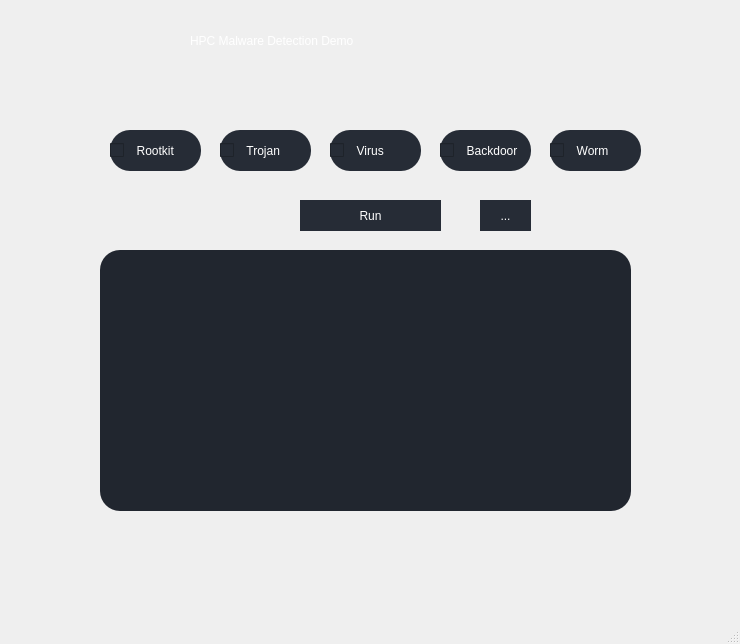
<?xml version="1.0" encoding="UTF-8"?>
<ui version="4.0">
 <class>MainWindow</class>
 <widget class="QMainWindow" name="MainWindow">
  <property name="geometry">
   <rect>
    <x>0</x>
    <y>0</y>
    <width>740</width>
    <height>644</height>
   </rect>
  </property>
  <property name="windowTitle">
   <string>MainWindow</string>
  </property>
  <widget class="QWidget" name="centralwidget">
   <property name="styleSheet">
    <string notr="true">QWidget#centralwidget{background-image: url(:/newPrefix/5_cyber_trends_landing_page.jpg);}


</string>
   </property>
   <widget class="QPushButton" name="button1">
    <property name="geometry">
     <rect>
      <x>300</x>
      <y>200</y>
      <width>141</width>
      <height>31</height>
     </rect>
    </property>
    <property name="styleSheet">
     <string notr="true">border-radius:20px;
font: 12pt &quot;MS Shell Dlg 2&quot;;
color:white;
background-color: rgb(38, 44, 54);</string>
    </property>
    <property name="text">
     <string>Run</string>
    </property>
   </widget>
   <widget class="QCheckBox" name="checkBoxBackdoor">
    <property name="geometry">
     <rect>
      <x>440</x>
      <y>130</y>
      <width>91</width>
      <height>41</height>
     </rect>
    </property>
    <property name="font">
     <font>
      <weight>50</weight>
      <bold>false</bold>
     </font>
    </property>
    <property name="autoFillBackground">
     <bool>false</bool>
    </property>
    <property name="styleSheet">
     <string notr="true">color:white;
border-radius:20px;
background-color: rgb(38, 44, 54);</string>
    </property>
    <property name="text">
     <string>  Backdoor</string>
    </property>
   </widget>
   <widget class="QCheckBox" name="checkBoxTrojan">
    <property name="geometry">
     <rect>
      <x>220</x>
      <y>130</y>
      <width>91</width>
      <height>41</height>
     </rect>
    </property>
    <property name="styleSheet">
     <string notr="true">color:white;
border-radius:20px;
background-color: rgb(38, 44, 54);</string>
    </property>
    <property name="text">
     <string>  Trojan</string>
    </property>
   </widget>
   <widget class="QCheckBox" name="checkBoxVirus">
    <property name="geometry">
     <rect>
      <x>330</x>
      <y>130</y>
      <width>91</width>
      <height>41</height>
     </rect>
    </property>
    <property name="styleSheet">
     <string notr="true">color:white;
border-radius:20px;
background-color: rgb(38, 44, 54);</string>
    </property>
    <property name="text">
     <string>  Virus</string>
    </property>
   </widget>
   <widget class="QCheckBox" name="checkBoxWorm">
    <property name="geometry">
     <rect>
      <x>550</x>
      <y>130</y>
      <width>91</width>
      <height>41</height>
     </rect>
    </property>
    <property name="styleSheet">
     <string notr="true">color:white;
border-radius:20px;
background-color: rgb(38, 44, 54);
text-align:right;
 </string>
    </property>
    <property name="text">
     <string>  Worm</string>
    </property>
   </widget>
   <widget class="QCheckBox" name="checkBoxRootkit">
    <property name="geometry">
     <rect>
      <x>110</x>
      <y>130</y>
      <width>91</width>
      <height>41</height>
     </rect>
    </property>
    <property name="styleSheet">
     <string notr="true">border-radius:20px;
color:white;
background-color: rgb(38, 44, 54);</string>
    </property>
    <property name="text">
     <string>  Rootkit</string>
    </property>
   </widget>
   <widget class="QTextEdit" name="textEdit">
    <property name="geometry">
     <rect>
      <x>100</x>
      <y>250</y>
      <width>531</width>
      <height>261</height>
     </rect>
    </property>
    <property name="styleSheet">
     <string notr="true">background-color: rgb(38, 44, 54);
background-color: rgb(33, 38, 47);
color:rgb(255, 255, 255);
border-radius:20px;</string>
    </property>
   </widget>
   <widget class="QLabel" name="label">
    <property name="geometry">
     <rect>
      <x>190</x>
      <y>20</y>
      <width>411</width>
      <height>41</height>
     </rect>
    </property>
    <property name="styleSheet">
     <string notr="true">color:white;
font: 18pt &quot;MS Shell Dlg 2&quot;;
</string>
    </property>
    <property name="text">
     <string>HPC Malware Detection Demo</string>
    </property>
   </widget>
   <widget class="QToolButton" name="button2">
    <property name="geometry">
     <rect>
      <x>480</x>
      <y>200</y>
      <width>51</width>
      <height>31</height>
     </rect>
    </property>
    <property name="styleSheet">
     <string notr="true">color:white;
background-color: rgb(38, 44, 54);
border-radius:20px;</string>
    </property>
    <property name="text">
     <string>...</string>
    </property>
   </widget>
  </widget>
  <widget class="QMenuBar" name="menubar">
   <property name="geometry">
    <rect>
     <x>0</x>
     <y>0</y>
     <width>740</width>
     <height>27</height>
    </rect>
   </property>
  </widget>
  <widget class="QStatusBar" name="statusbar"/>
 </widget>
 <resources>
  <include location="images/test.qrc"/>
 </resources>
 <connections/>
</ui>
